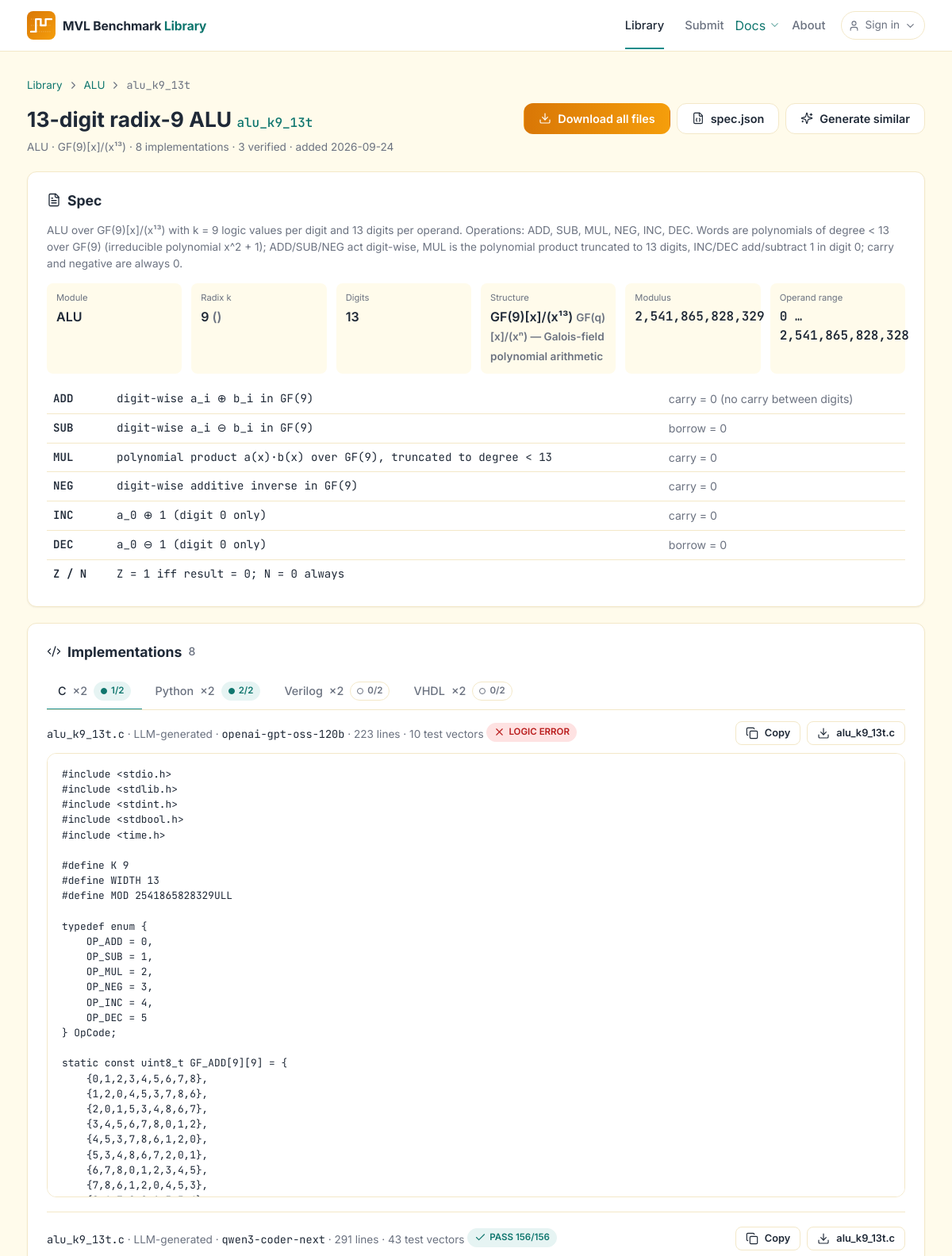
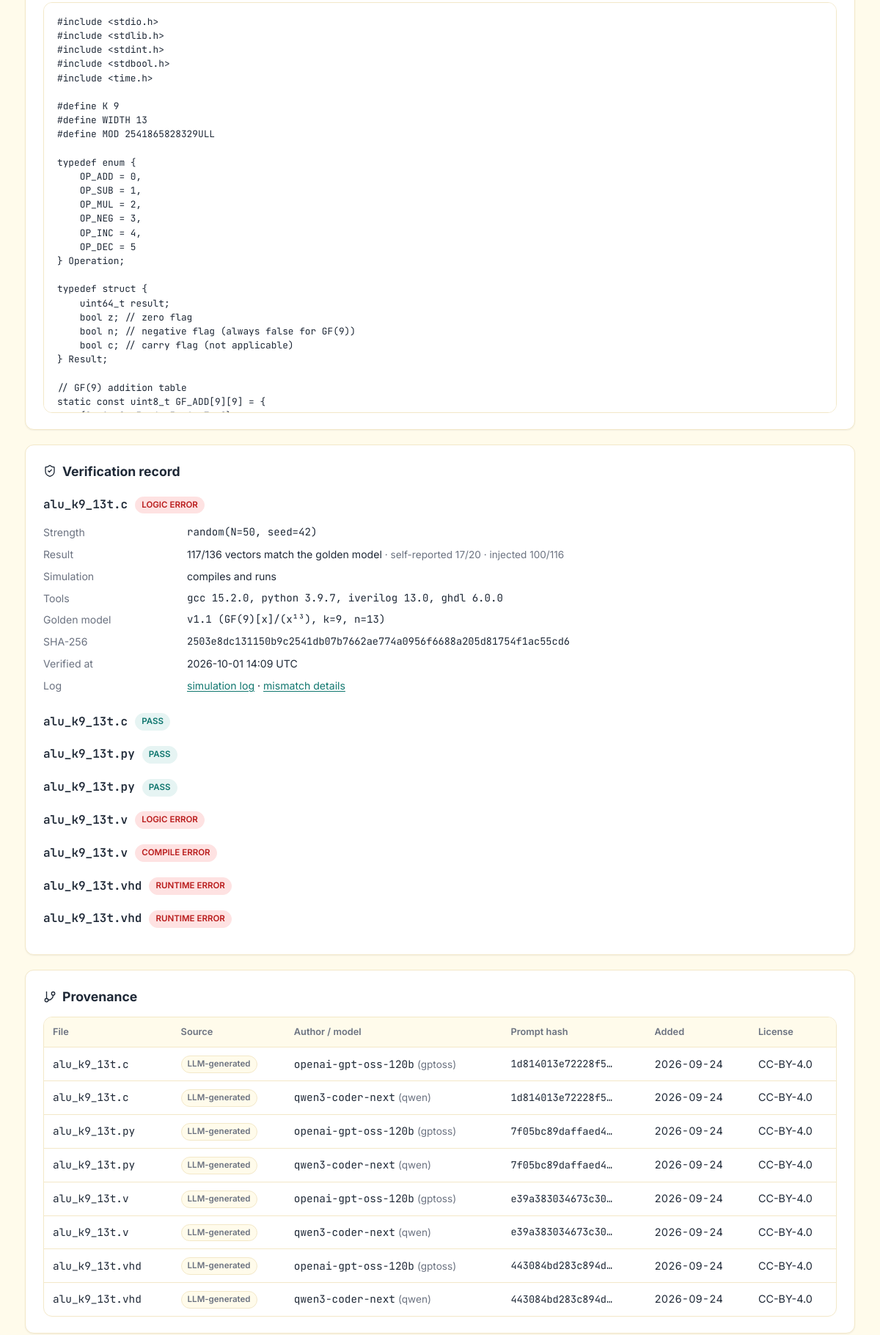
/benchmark/alu_k9_13t (upper part), run on the app's committed database (2 pictures, top to bottom).
### src/library/models.py (models this page shows, shortened)
class Benchmark(Base):
    __tablename__ = 'benchmarks'
    id = Column(Integer, primary_key=True)
    slug = Column(String(64), unique=True, nullable=False, index=True)   # alu_k3_8t
    module_type = Column(String(32), nullable=False, index=True)
    k_value = Column(Integer, nullable=False, index=True)
    bitwidth = Column(Integer, nullable=False, index=True)
    logic_type = Column(String(64), nullable=False)                       # "GF(3)", "GF(2^2)", "mod 6"
    logic_family = Column(String(16), nullable=False, index=True)         # gf-prime / gf-ext / ring
    mod_value = Column(BigInteger, nullable=False)
    operations = Column(JSON, nullable=False, default=list)
    params = Column(JSON, nullable=False, default=dict)
    title = Column(String(160), nullable=False)
    description = Column(Text, nullable=False, default='')
    status = Column(String(16), nullable=False, default='published', index=True)
    created_at = Column(DateTime, nullable=False, default=datetime.utcnow, index=True)
    updated_at = Column(DateTime, nullable=False, default=datetime.utcnow, onupdate=datetime.utcnow)
    download_count = Column(Integer, nullable=False, default=0)
    implementations = relationship('Implementation', back_populates='benchmark',
                                   cascade='all, delete-orphan',
                                   order_by='Implementation.language')
    review_events = relationship('ReviewEvent', back_populates='benchmark',
                                 cascade='all, delete-orphan', order_by='ReviewEvent.created_at')
    __table_args__ = (UniqueConstraint('slug', name='uq_benchmark_slug'),)
    @property
    def module_label(self):
        return MODULE_TYPES.get(self.module_type, self.module_type)
    @property
    def published_implementations(self):
        return [i for i in self.implementations if i.status == 'published']

class Implementation(Base):
    __tablename__ = 'implementations'
    id = Column(Integer, primary_key=True)
    benchmark_id = Column(Integer, ForeignKey('benchmarks.id', ondelete='CASCADE'),
                          nullable=False, index=True)
    language = Column(String(16), nullable=False, index=True)
    filename = Column(String(128), nullable=False)
    code = deferred(Column(Text, nullable=False))
    sha256 = Column(String(64), nullable=False, index=True)
    source = Column(String(24), nullable=False, default='llm-generated', index=True)
    provider = Column(String(32))
    model_requested = Column(String(96))
    model_responded = Column(String(96))
    prompt_hash = Column(String(64))          # sha256 of the generation prompt (LLM sources)
    generated_at = Column(DateTime)
    loc = Column(Integer, nullable=False, default=0)
    test_vectors = Column(Integer, nullable=False, default=0)
    sim_status = Column(String(16), nullable=False, default='unverified')      # pass / fail / unverified
    sim_passed = Column(Integer, nullable=False, default=0)
    sim_total = Column(Integer, nullable=False, default=0)
    golden_status = Column(String(16), nullable=False, default='unverified')   # PASS / LOGIC_ERROR / ... / unverified
    golden_passed = Column(Integer, nullable=False, default=0)
    golden_compared = Column(Integer, nullable=False, default=0)
    verification_strength = Column(String(48))   # "random(N=50, seed=42)" / "exhaustive" / "bounded-formal"
    verification_meta = Column(JSON)             # {tools: {gcc: "15.2.0"...}, golden_model: "1.0", strategies: {...}}
    verification_report = deferred(Column(JSON))  # ValidationReport.summary() (strategy A) + strategy B summary
    verification_log = deferred(Column(Text))     # raw simulator output (truncated)
    verified_at = Column(DateTime)
    submitter_name = Column(String(120))
    submitter_email = Column(String(160))
    submitter_affiliation = Column(String(200))
    notes = Column(Text, default='')
    license = Column(String(24), nullable=False, default=LICENSE_ID)
    version = Column(Integer, nullable=False, default=1)
    status = Column(String(16), nullable=False, default='published', index=True)
    created_at = Column(DateTime, nullable=False, default=datetime.utcnow)
    download_count = Column(Integer, nullable=False, default=0)
    benchmark = relationship('Benchmark', back_populates='implementations')
    @property
    def source_label(self):
        return SOURCES.get(self.source, self.source)

### web/blueprints/library.py (the view)
@bp.route('/benchmark/<slug>')
def detail(slug):
    with session_scope() as s:
        b = service.get_benchmark(s, slug)
        if b is None or b.status != 'published':
            abort(404)
        impls = b.published_implementations
        events = list(b.review_events)
        return render_template('library/detail.html', b=b, impls=impls,
                               verified_n=sum(1 for i in impls if i.golden_status == 'PASS'),
                               ops=service.op_definitions(b), events=events,
                               bibtex=service.bibtex(b), **_LABELS)

### src/library/db.py (called while the page is built, shortened)
def get_engine():
    global _engine, _Session
    return _engine

@contextmanager
def session_scope():
    get_engine()
    session = _Session()
    try:
        yield session
        session.commit()
    except Exception:
        session.rollback()
        raise
    finally:
        session.close()

### src/library/service.py (called while the page is built)
def citation_bibtex() -> str:
    try:
        text = CITATION_FILE.read_text(encoding='utf-8')
    except OSError:
        return '% config/citation.bib is missing'
    lines = [l for l in text.splitlines() if not l.lstrip().startswith('%')]
    return '\n'.join(lines).strip() + '\n'

def get_benchmark(session, slug: str) -> Optional[Benchmark]:
    return session.execute(select(Benchmark).where(Benchmark.slug == slug)).scalar_one_or_none()

def bibtex(benchmark: Optional[Benchmark] = None) -> str:
    text = citation_bibtex()
    if benchmark is None:
        return text + '\n' + dataset_bibtex()
    note = f"  note      = {{Benchmark {benchmark.slug}, https://llm-mvl.com/benchmark/{benchmark.slug}}}"
    body = text.rstrip().rstrip('}').rstrip()
    return body + ',\n' + note + '\n}\n'

### web/app.py (called while the page is built, shortened)
def _site_status():
    import time
    from library import service
    from library.db import session_scope
    now = time.time()
    return _status_cache['value']

@app.context_processor
def _inject_globals():
    from library import service
    from library.models import GOLDEN_MODEL_VERSION
    css = Path(__file__).parent / 'static' / 'css' / 'library.css'
    return {'is_authed': is_authed(),
            'site_status': _site_status(),
            'format_version': service.FORMAT_VERSION,
            'golden_version': GOLDEN_MODEL_VERSION,
            'asset_version': int(css.stat().st_mtime) if css.exists() else 0}   # cache-busting

### web/blueprints/auth.py (called while the page is built)
def is_authed() -> bool:
    return bool(session.get('authed'))

### web/templates/library/detail.html (shortened to what this page needs)
{% extends "base.html" %}
{% set nav = 'library' %}
{% block content %}
<div class="crumbs">
    <a href="{{ url_for('library.browse') }}">Library</a> <i data-lucide="chevron-right" class="icon-sm icon"></i>
    <a href="{{ url_for('library.browse', module_type=b.module_type) }}">{{ b.module_label }}</a> <i data-lucide="chevron-right" class="icon-sm icon"></i>
    <span class="mono">{{ b.slug }}</span>
</div>
<div class="detail-head">
    <div>
        <h1>{{ b.title }} <span class="slug" style="font-size:1rem">{{ b.slug }}</span></h1>
        <div class="muted small">{{ b.module_label }} · {{ b.logic_type }} · {{ impls|length }} implementation{{ '' if impls|length == 1 else 's' }} · {{ verified_n }} verified · added {{ b.created_at.strftime('%Y-%m-%d') }}</div>
    </div>
    <div class="detail-actions">
        <a href="{{ url_for('library.download_benchmark', slug=b.slug) }}" class="btn btn-primary"><i data-lucide="download" class="icon"></i> Download all files</a>
        <a href="{{ url_for('library.spec_json', slug=b.slug) }}" class="btn btn-outline"><i data-lucide="file-json" class="icon"></i> spec.json</a>
        <a href="{{ url_for('generate_page') }}?module_type={{ b.module_type }}&k={{ b.k_value }}&bits={{ b.bitwidth }}" class="btn btn-outline"><i data-lucide="sparkles" class="icon"></i> Generate similar</a>
    </div>
</div>
<div class="stack">
<section class="card" id="spec">
    <div class="section-title"><i data-lucide="file-text" class="icon"></i> Spec</div>
    <p class="muted small">{{ b.description }}</p>
    <div class="spec-grid">
        <div class="spec-item"><div class="k">Module</div><div class="v">{{ b.module_label }}</div></div>
        <div class="spec-item"><div class="k">Radix k</div><div class="v">{{ b.k_value }} <span class="muted">({{ radix_names.get(b.k_value, '') }})</span></div></div>
        <div class="spec-item"><div class="k">Digits</div><div class="v">{{ b.bitwidth }}</div></div>
        <div class="spec-item"><div class="k">Structure</div><div class="v">{{ b.logic_type }} <span class="muted small">{{ family_labels.get(b.logic_family, '') }}</span></div></div>
        <div class="spec-item"><div class="k">Modulus</div><div class="v mono">{{ '{:,}'.format(b.mod_value) }}</div></div>
        <div class="spec-item"><div class="k">Operand range</div><div class="v mono">0 … {{ '{:,}'.format(b.mod_value - 1) }}</div></div>
    </div>
    <table class="defs">
        <tbody>
        {% for d in ops %}
            <tr><td>{{ d.op }}</td><td class="mono">{{ d.formula }}</td><td>{{ d.flag }}</td></tr>
        {% endfor %}
        </tbody>
    </table>
</section>
<section class="card" id="implementations">
    <div class="section-title"><i data-lucide="code-2" class="icon"></i> Implementations <span class="count">{{ impls|length }}</span></div>
    {% if impls %}
    {% set langs = [] %}
    {% for i in impls %}{% if i.language not in langs %}{% set _ = langs.append(i.language) %}{% endif %}{% endfor %}
    <div class="tabs" role="tablist">
        {% for lang in langs %}
        {% set of_lang = impls|selectattr('language', 'equalto', lang)|list %}
        <button role="tab" data-tab="{{ lang }}" class="{{ 'active' if loop.first }}">
            {{ language_labels[lang] }}{% if of_lang|length > 1 %} <span class="muted">×{{ of_lang|length }}</span>{% endif %}
            {% set ok = of_lang|selectattr('golden_status', 'equalto', 'PASS')|list|length %}
            <span class="badge {{ 'verified' if ok else ('pending' if of_lang[0].golden_status == 'unverified' else 'unverified') }}"><span class="dot"></span>{{ ok }}/{{ of_lang|length }}</span>
        </button>
        {% endfor %}
    </div>
    {% for lang in langs %}
    <div class="tab-panel {{ 'active' if loop.first }}" data-panel="{{ lang }}" role="tabpanel">
        {% for i in impls if i.language == lang %}
        <div class="impl-head">
            <div>
                <span class="mono">{{ i.filename }}</span> · {{ i.source_label }}{% if i.model_responded %} · <span class="mono">{{ i.model_responded }}</span>{% endif %}
                · {{ i.loc }} lines · {{ i.test_vectors }} test vectors
                {% if i.golden_status == 'PASS' %}<span class="tag ok"><i data-lucide="check" class="icon-sm icon"></i> PASS {{ i.golden_passed }}/{{ i.golden_compared }}</span>
                {% elif i.golden_status == 'unverified' %}<span class="tag">unverified</span>
                {% else %}<span class="tag err"><i data-lucide="x" class="icon-sm icon"></i> {{ i.golden_status.replace('_', ' ') }}</span>{% endif %}
            </div>
            <div class="detail-actions">
                <button class="btn btn-outline btn-sm" onclick="copyCode(this, 'code-{{ i.id }}')"><i data-lucide="copy" class="icon"></i> Copy</button>
                <a href="{{ url_for('library.download_impl', slug=b.slug, impl_id=i.id) }}" class="btn btn-outline btn-sm"><i data-lucide="download" class="icon"></i> {{ i.filename }}</a>
            </div>
        </div>
        <pre class="code"><code id="code-{{ i.id }}" class="language-{{ {'c': 'c', 'python': 'python', 'verilog': 'verilog', 'systemverilog': 'verilog', 'vhdl': 'vhdl', 'systemc': 'cpp'}.get(i.language, 'plaintext') }}">{{ i.code }}</code></pre>
        {% if not loop.last %}<hr style="border:0;border-top:1px solid var(--border);margin:18px 0">{% endif %}
        {% endfor %}
    </div>
    {% endfor %}
    {% else %}
    <div class="empty">No implementations published for this specification yet.</div>
    {% endif %}
</section>
<section class="card" id="verification">
    <div class="section-title"><i data-lucide="shield-check" class="icon"></i> Verification record</div>
    {% for i in impls %}
    {% set meta = i.verification_meta or {} %}
    <details {{ 'open' if loop.first }} style="margin-bottom:8px">
        <summary style="cursor:pointer;font-weight:600;display:flex;gap:10px;align-items:center;padding:6px 0">
            <span class="mono">{{ i.filename }}</span>
            {% if i.golden_status == 'PASS' %}<span class="tag ok">PASS</span>{% elif i.golden_status == 'unverified' %}<span class="tag">unverified</span>{% else %}<span class="tag err">{{ i.golden_status.replace('_',' ') }}</span>{% endif %}
        </summary>
        <dl class="record" style="padding:8px 0 12px">
            <dt>Strength</dt><dd class="mono">{{ i.verification_strength or 'self-reported' }}</dd>
            <dt>Result</dt><dd>{{ i.golden_passed }}/{{ i.golden_compared }} vectors match the golden model
                {% if meta.strategy_a %}<span class="muted small">· self-reported {{ meta.strategy_a.passed }}/{{ meta.strategy_a.compared }}{% if meta.strategy_b and meta.strategy_b.compared %} · injected {{ meta.strategy_b.passed }}/{{ meta.strategy_b.compared }}{% endif %}</span>{% endif %}</dd>
            <dt>Simulation</dt><dd>{{ 'compiles and runs' if i.sim_status == 'pass' else i.sim_status }}</dd>
            <dt>Tools</dt><dd class="mono">{% for t, v in (meta.tools or {}).items() %}{{ t }} {{ v }}{{ ', ' if not loop.last }}{% else %}—{% endfor %}</dd>
            <dt>Golden model</dt><dd class="mono">v{{ meta.golden_model or '1.0' }} ({{ b.logic_type }}, k={{ b.k_value }}, n={{ b.bitwidth }})</dd>
            <dt>SHA-256</dt><dd class="mono small">{{ i.sha256 }}</dd>
            <dt>Verified at</dt><dd>{{ i.verified_at.strftime('%Y-%m-%d %H:%M UTC') if i.verified_at else '—' }}</dd>
            <dt>Log</dt><dd><a href="{{ url_for('library.view_log', slug=b.slug, impl_id=i.id) }}" target="_blank" rel="noopener">simulation log</a> · <a href="{{ url_for('library.view_code', slug=b.slug, impl_id=i.id) }}">mismatch details</a></dd>
        </dl>
    </details>
    {% else %}
    <p class="muted small">No implementations to verify.</p>
    {% endfor %}
</section>
<section class="card" id="provenance">
    <div class="section-title"><i data-lucide="git-branch" class="icon"></i> Provenance</div>
    <div class="table-wrap">
    <table class="bench">
        <thead><tr><th>File</th><th>Source</th><th>Author / model</th><th>Prompt hash</th><th>Added</th><th>License</th></tr></thead>
        <tbody>
        {% for i in impls %}
        <tr>
            <td class="mono">{{ i.filename }}</td>
            <td><span class="tag">{{ i.source_label }}</span></td>
            <td>{% if i.source == 'llm-generated' %}<span class="mono">{{ i.model_responded or i.model_requested or '—' }}</span>{% if i.provider %} <span class="muted small">({{ i.provider }})</span>{% endif %}
                {% else %}{{ i.submitter_name or '—' }}{% if i.submitter_affiliation %} <span class="muted small">· {{ i.submitter_affiliation }}</span>{% endif %}{% endif %}</td>
            <td class="mono small">{{ (i.prompt_hash[:16] ~ '…') if i.prompt_hash else '—' }}</td>
            <td class="num">{{ i.created_at.strftime('%Y-%m-%d') }}</td>
            <td>{{ i.license }}</td>
        </tr>
        {% endfor %}
        </tbody>
    </table>
    </div>
</section>
</div>
{% endblock %}

### data on the page
Benchmark: module_label "ALU", slug "alu_k9_13t", title "13-digit radix-9 ALU", logic_type "GF(9)[x]/(x¹³)", created_at "2026-09-24", description "ALU over GF(9)[x]/(x¹³) with k = 9 logic values per digit and 13 digits per operand. Operations: ADD, SUB, MUL, NEG, INC, DEC. Words are polynomials of degree < 13 over GF(9) (irreducible polynomial x^2 + 1); ADD/SUB/NEG act digit-wise, MUL is the polynomial product truncated to 13 digits, INC/DEC add/subtract 1 in digit 0; carry and negative are always 0.", k_value "9", bitwidth "13", get "GF(q)[x]/(xⁿ) — Galois-field polynomial arithmetic", mod_value "2,541,865,828,329", b.mod_value-1 "2,541,865,828,328"
Implementation: language "Python", of_lang "2", ok "2", filename "alu_k9_13t.py", golden_status "PASS", source_label "LLM-generated", model_responded "openai-gpt-oss-120b", provider "gptoss", prompt_hash "7f05bc89daffaed4…", created_at "2026-09-24", license "CC-BY-4.0"
Implementation: language "Verilog", of_lang "2", download_count "0", filename "alu_k9_13t.v", golden_status.replace "LOGIC ERROR", source_label "LLM-generated", model_responded "openai-gpt-oss-120b", provider "gptoss", prompt_hash "e39a383034673c30…", created_at "2026-09-24", license "CC-BY-4.0"
Implementation: language "VHDL", of_lang "2", ok "0", filename "alu_k9_13t.vhd", golden_status.replace "RUNTIME ERROR", source_label "LLM-generated", model_responded "openai-gpt-oss-120b", provider "gptoss", prompt_hash "443084bd283c894d…", created_at "2026-09-24", license "CC-BY-4.0"
Implementation: language "c" (drawn), filename "alu_k9_13t.c", source_label "LLM-generated", model_responded "openai-gpt-oss-120b", loc "223", test_vectors "10", golden_status.replace "LOGIC ERROR", code "#include <stdio.h> #include <stdlib.h> #include <stdint.h> #include <stdbool.h> #include <time.h> #define K 9 #define WIDTH 13 #define MOD 2541865828329ULL typedef enum { OP_ADD = 0, OP_SUB = 1, OP_MUL = 2, OP_NEG = 3, OP_INC = 4, OP_DEC = 5 } OpCode; static const uint8_t GF_ADD[9][9] = { {0,1,2,3,4,5,6,7,8}, {1,2,0,4,5,3,7,8,6}, {2,0,1,5,3,4,8,6,7}, {3,4,5,6,7,8,0,1,2}, {4,5,3,7,8,6,1,2,0}, {5,3,4,8,6,7,2,0,1}, {6,7,8,0,1,2,3,4,5}, {7,8,6,1,2,0,4,5,3},…", verification_strength "random(N=50, seed=42)", golden_passed "117", golden_compared "136", strategy_a.passed "17", strategy_a.compared "20", strategy_b.passed "100", strategy_b.compared "116", sim_status "compiles and runs", items "gcc" "python" "iverilog" "ghdl", items "15.2.0" "3.9.7" "13.0" "6.0.0", last "," "," ",", golden_model "1.1", sha256 "2503e8dc131150b9c2541db07b7662ae774a0956f6688a205d81754f1ac55cd6", verified_at "2026-10-01 14:09 UTC", provider "gptoss", prompt_hash "1d814013e72228f5…", created_at "2026-09-24", license "CC-BY-4.0"
Implementation: filename "alu_k9_13t.c", source_label "LLM-generated", model_responded "qwen3-coder-next", loc "291", test_vectors "43", golden_passed "156", golden_compared "156", code "#include <stdio.h> #include <stdlib.h> #include <stdint.h> #include <stdbool.h> #include <time.h> #define K 9 #define WIDTH 13 #define MOD 2541865828329ULL typedef enum { OP_ADD = 0, OP_SUB = 1, OP_MUL = 2, OP_NEG = 3, OP_INC = 4, OP_DEC = 5 } Operation; typedef struct { uint64_t result; bool z; // zero flag bool n; // negative flag (always false for GF(9)) bool c; // carry flag (not applicable) } Result; // GF(9) addition table static const uint8_t GF_ADD[9][9] = {…", golden_status "PASS", provider "qwen", prompt_hash "1d814013e72228f5…", created_at "2026-09-24", license "CC-BY-4.0"
Implementation: filename "alu_k9_13t.py", golden_status "PASS", source_label "LLM-generated", model_responded "qwen3-coder-next", provider "qwen", prompt_hash "7f05bc89daffaed4…", created_at "2026-09-24", license "CC-BY-4.0"
Implementation: filename "alu_k9_13t.v", golden_status.replace "COMPILE ERROR", source_label "LLM-generated", model_responded "qwen3-coder-next", provider "qwen", prompt_hash "e39a383034673c30…", created_at "2026-09-24", license "CC-BY-4.0"
Implementation: filename "alu_k9_13t.vhd", golden_status.replace "RUNTIME ERROR", source_label "LLM-generated", model_responded "qwen3-coder-next", provider "qwen", prompt_hash "443084bd283c894d…", created_at "2026-09-24", license "CC-BY-4.0"

### other printed values
{{ 'Maintainer' if is_authed else 'Sign in' }} "Sign in"
{{ impls|length }} "8"
{{ '' if impls|length == 1 else 's' }} "s"
{{ verified_n }} "3"
{{ d.op }} "ADD" "SUB" "MUL" "NEG" "INC" "DEC" "Z / N"
{{ d.formula }} "digit-wise a_i ⊕ b_i in GF(9)" "digit-wise a_i ⊖ b_i in GF(9)" "polynomial product a(x)·b(x) over GF(9), truncated to degree < 13" "digit-wise additive inverse in GF(9)" "a_0 ⊕ 1 (digit 0 only)" "a_0 ⊖ 1 (digit 0 only)" "Z = 1 iff result = 0; N = 0 always"
{{ d.flag }} "carry = 0 (no carry between digits)" "borrow = 0" "carry = 0" "carry = 0" "carry = 0" "borrow = 0"
{{ language_labels[lang] }} "C"
{{ of_lang|length }} "2"
{{ ok }} "1"
